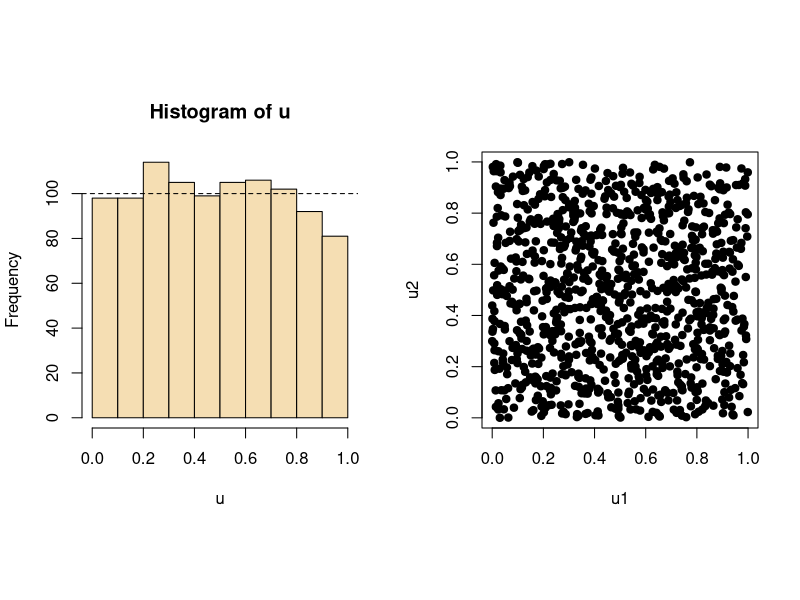
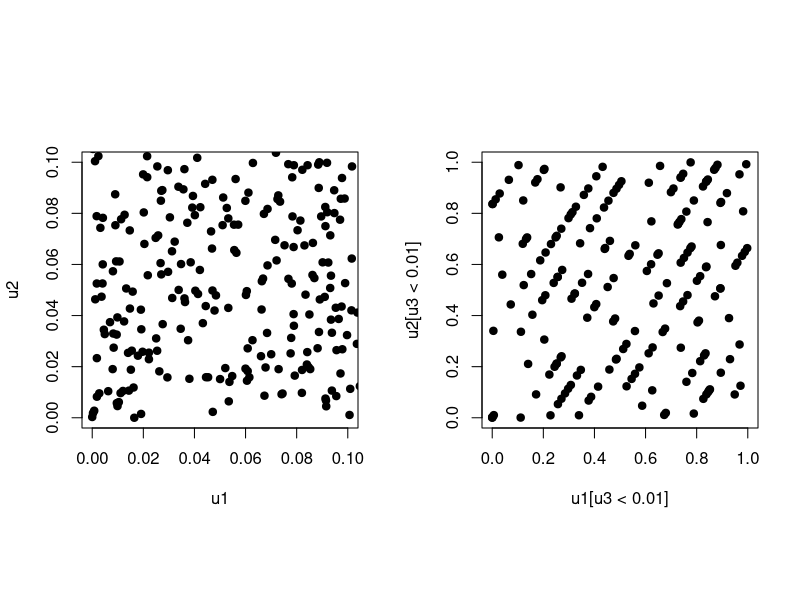
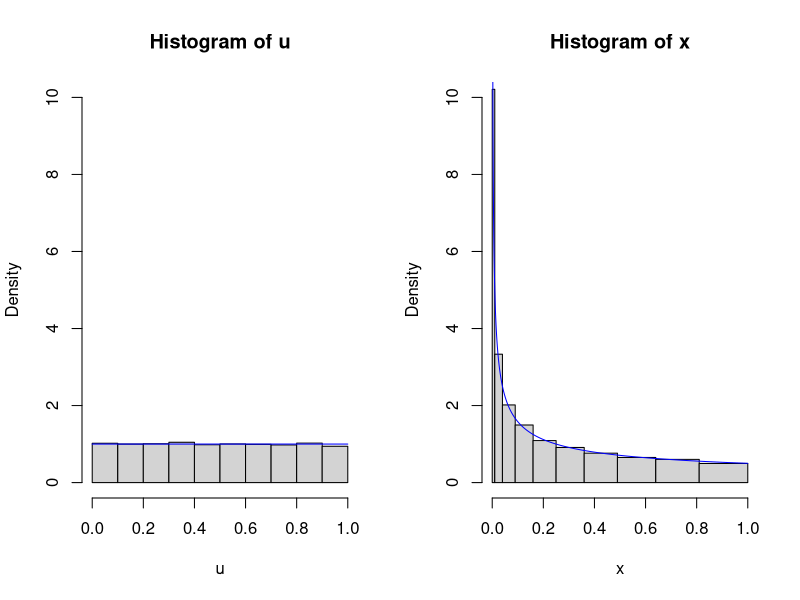
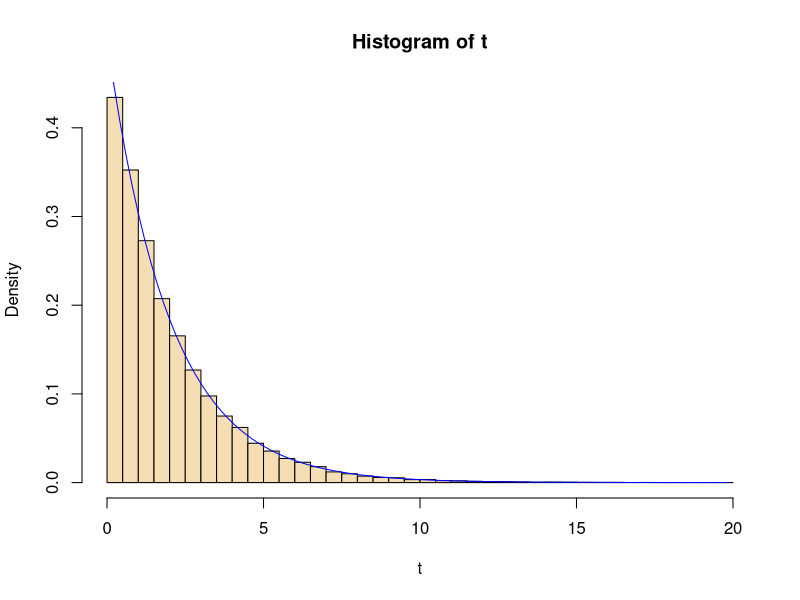
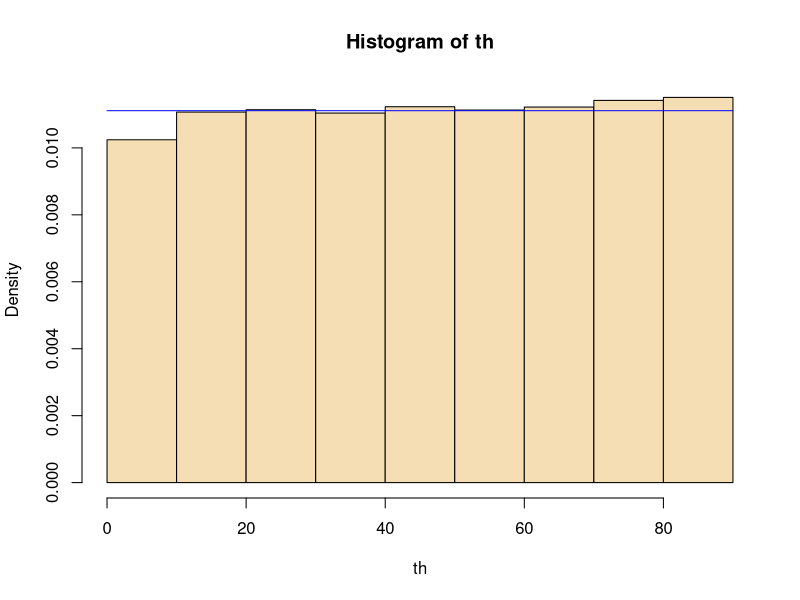
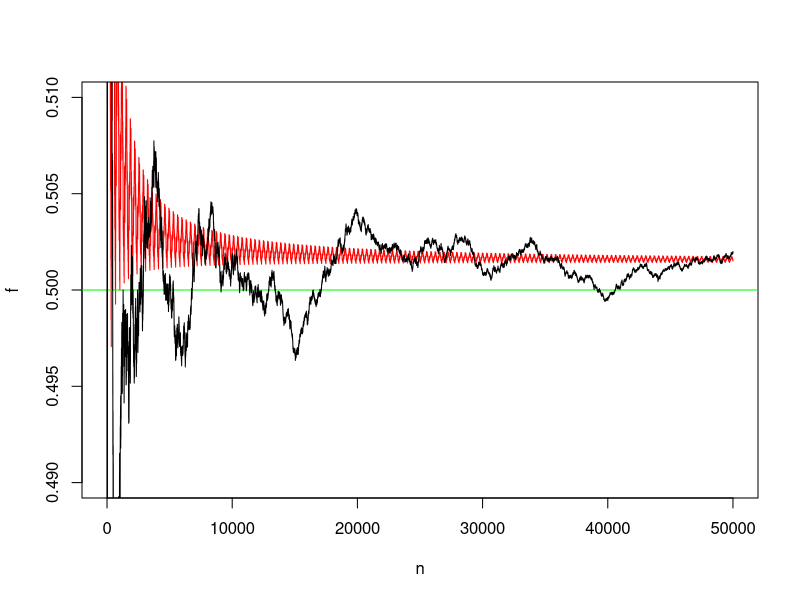
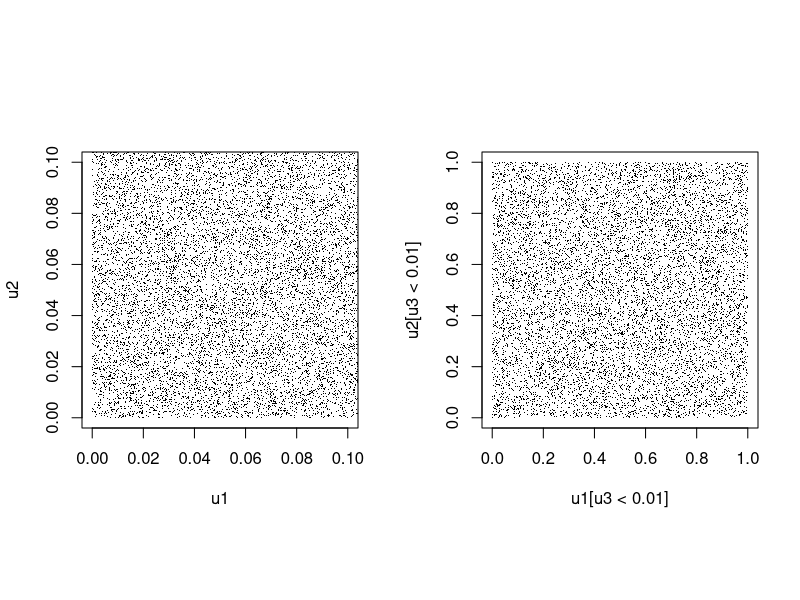
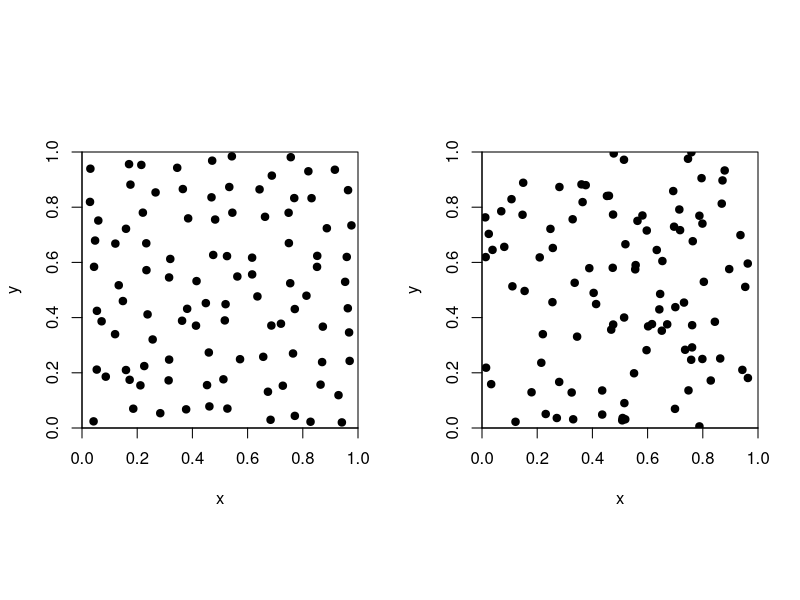

The R script that drew these images, in order:
# [redacted]
### Introduction to Probability 
### Simulation and Gibbs Sampling 
### with R
### Chapter 2


## Example 2.1

d = 53           # modulus
a = 20           # multiplier
b = 0            # shift
s = 21           # seed
m = 60           # length of run (counting seed as #1)
r = numeric(m)   # initialize vector for random integers

r[1] = s         # set seed
for (i in 1:(m-1)) r[i+1] = (a * r[i] + b) %% d
                 # generates random integers
r                # list of random integers generated


## Example 2.2

# Initialize
a = 1093;  b = 18257;  d = 86436;  s = 7
m = 1000;  r = numeric(m);  r[1] = s

# Generate
for (i in 1:(m-1)) {r[i+1] = (a*r[i] + b) %% d}
u = (r + 1/2)/d                      # values fit in (0,1)

# Display Results
par(mfrow=c(1,2), pty="s")           # 2 panels in a plot
hist(u, breaks=10, col="wheat")      # left panel
  abline(h=m/10, lty="dashed")
u1 = u[1:(m-1)]; u2 = u[2:m]         # right panel
plot (u1, u2, pch=19)
par(mfrow=c(1,1), pty="m")           # return to default

# then change to m = 50000 and run again


## Example 2.3

a = 65539;  b = 0;  d = 2^31;  s = 10
m = 20000;  r = numeric(m);  r[1] = s
for (i in 1:(m-1)) {r[i+1] = (a*r[i] + b) %% d}
u = (r - 1/2)/(d - 1)
u1 = u[1:(m-2)]; u2 = u[2:(m-1)]; u3 = u[3:m]

par(mfrow=c(1,2), pty="s")
plot(u1, u2, pch=19, xlim=c(0,.1), ylim=c(0,.1))
plot(u1[u3 < .01], u2[u3 < .01], pch=19, xlim=c(0,1), ylim=c(0,1))
par(mfrow=c(1,1), pty="m")


## Example 2.4

# set.seed(1234)
m = 10000
u = runif(m);  x = u^2
xx = seq(0, 1, by=.001)
cut.u = (0:10)/10;  cut.x = cut.u^2

par(mfrow=c(1,2))
  hist(u, breaks=cut.u, prob=T, ylim=c(0,10))
    lines(xx, dunif(xx), col="blue")
  hist(x, breaks=cut.x, prob=T, ylim=c(0,10))
    lines(xx, .5*xx^-.5, col="blue")
par(mfrow=c(1,1))


## Example 2.6

# set.seed(1212)
m = 40000;  z1 = rnorm(m);  z2 = rnorm(m)
t = z1^2 + z2^2;  r = sqrt(t)

hist(t, breaks=30, prob=T, col="wheat")
  tt = seq(0, max(t), length=100);  dens = 0.5*exp(-0.5*tt)
  lines(tt, dens, col="blue")
mean(t);  mean(r);  mean(r < 2)

#--

quad1 = (z1 > 0) & (z2 > 0)   # logical vector
z1.q1 = z1[quad1]; z2.q1 = z2[quad1]
th = (180/pi)*atan(z2.q1/z1.q1)

hist(th, breaks=9, prob=T, col="wheat")
  aa = seq(0, 90, length = 10)
  lines(aa, rep(1/90, 10), col="blue")
sum(quad1)                    # number of hits in quadrant 1

## ----------


## Problem 2.6

a = 1093;  b = 252;  d = 86436;  s = 6
m = 50000;  n = 1:m
r = numeric(m);  r[1] = s
for (i in 1:(m-1)) {r[i+1] = (a*r[i] + b) %% d}

u = (r + 1/2)/d;  f = cumsum(u < .5)/n
plot(n, f, type="l", ylim=c(.49,.51), col="red")  # 'ell', not 1
  abline(h=.5, col="green")

set.seed(1237)            # this seed for exact plot shown in figure
g = cumsum(sample(0:1, m, repl=T))/n
lines(n, g)


## Problem 2.7

m = 10^6;  u = runif(m)      # generate one million from UNIF(0, 1)
u1 = u[1:(m-2)]; u2 = u[2:(m-1)]; u3 = u[3:m]  # 3 dimensions

par(mfrow=c(1,2), pty="s")   # 2 square panels per graph
  plot(u1, u2, pch=".", xlim=c(0,.1), ylim=c(0,.1))
  plot(u1[u3<.01], u2[u3<.01], pch=".", xlim=c(0,1), ylim=c(0,1))
par(mfrow=c(1,1), pty="m")   # restore default plotting 


## Problem 2.8

set.seed(121);  n = 100
par(mfrow=c(1,2), pty="s")     # 2 square panels per graph

# Left Panel
  s = rep(0:9, each=10)/10     # grid points
  t = rep(0:9, times=10)/10
  x = s + runif(n, .01, .09)   # jittered grid points
  y = t + runif(n, .01, .09)
  plot(x, y, pch=19, xaxs="i", yaxs="i", xlim=0:1, ylim=0:1)
    #abline(h = seq(.1, .9, by=.1), col="green")  # grid lines
    #abline(v = seq(.1, .9, by=.1), col="green")

# Right Panel
  x=runif(n);  y = runif(n)    # random points in unit square
  plot(x, y, pch=19, xaxs="i", yaxs="i", xlim=0:1, ylim=0:1)
par(mfrow=c(1,1), pty="m")     # restore default plotting 


## Problem 2.11

# set.seed(1212)
m = 10000;  lam = 1
u = runif(m);  x = -log(u)/lam

cut1 = seq(0, 1, by=.1)              # for hist of u, not plotted
cut2 = -log(cut1)/lam;  cut2[1] = max(x); cut2 = sort(cut2)
hist(x, breaks=cut2, ylim=c(0,lam), prob=T, col="wheat")
  xx = seq(0, max(x), by = .01)
  lines(xx, lam*exp(-lam*xx), col="blue")

mean(x);  1/lam                      # simulated and exact mean
median(x);  qexp(.5, lam)            # simulated and exact median
hist(u, breaks=cut1, plot=F)$counts  # interval counts for UNIF
hist(x, breaks=cut2, plot=F)$counts  # interval counts for EXP


## Problem 2.14

# set.seed(1234)
m = 2*50000; z = numeric(m)
u1 = runif(m/2);  u2 = runif(m/2)
z1 = sqrt(-2*log(u1)) * cos(2*pi*u2)  # half of normal variates
z2 = sqrt(-2*log(u1)) * sin(2*pi*u2)  #    other half
z[seq(1, m, by = 2)] = z1             # interleave
z[seq(2, m, by = 2)] = z2             #    two halves

cut = c(min(z)-.5, seq(-2, 2, by=.5), max(z)+.5)
hist(z, breaks=cut, ylim=c(0,.4), prob=T)
  zz = seq(min(z), max(z), by=.01)
  lines(zz, dnorm(zz), col="blue")

E = m*diff(pnorm(c(-Inf, seq(-2, 2, by=.5), Inf))); E
N = hist(z, breaks=cut, plot=F)$counts; N
Q = sum(((N-E)^2)/E);  Q;  qchisq(c(.025,.975), 9)


## Problem 2.15

# set.seed(1234)
m = 100000;  n = 12
u = runif(m*n)
UNI = matrix(u, nrow=m)
z = rowSums(UNI) - 6

cut = c(min(z)-.5, seq(-2, 2, by=.5), max(z)+.5)
hist(z, breaks=cut, ylim=c(0,.4), prob=T)
  zz = seq(min(z), max(z), by=.01)
  lines(zz, dnorm(zz), col="blue")

E = m*diff(pnorm(c(-Inf, seq(-2, 2, by=.5), Inf))); E
N = hist(z, breaks=cut, plot=F)$counts; N
Q = sum(((N-E)^2)/E);  Q;  qchisq(c(.025,.975), 9)



